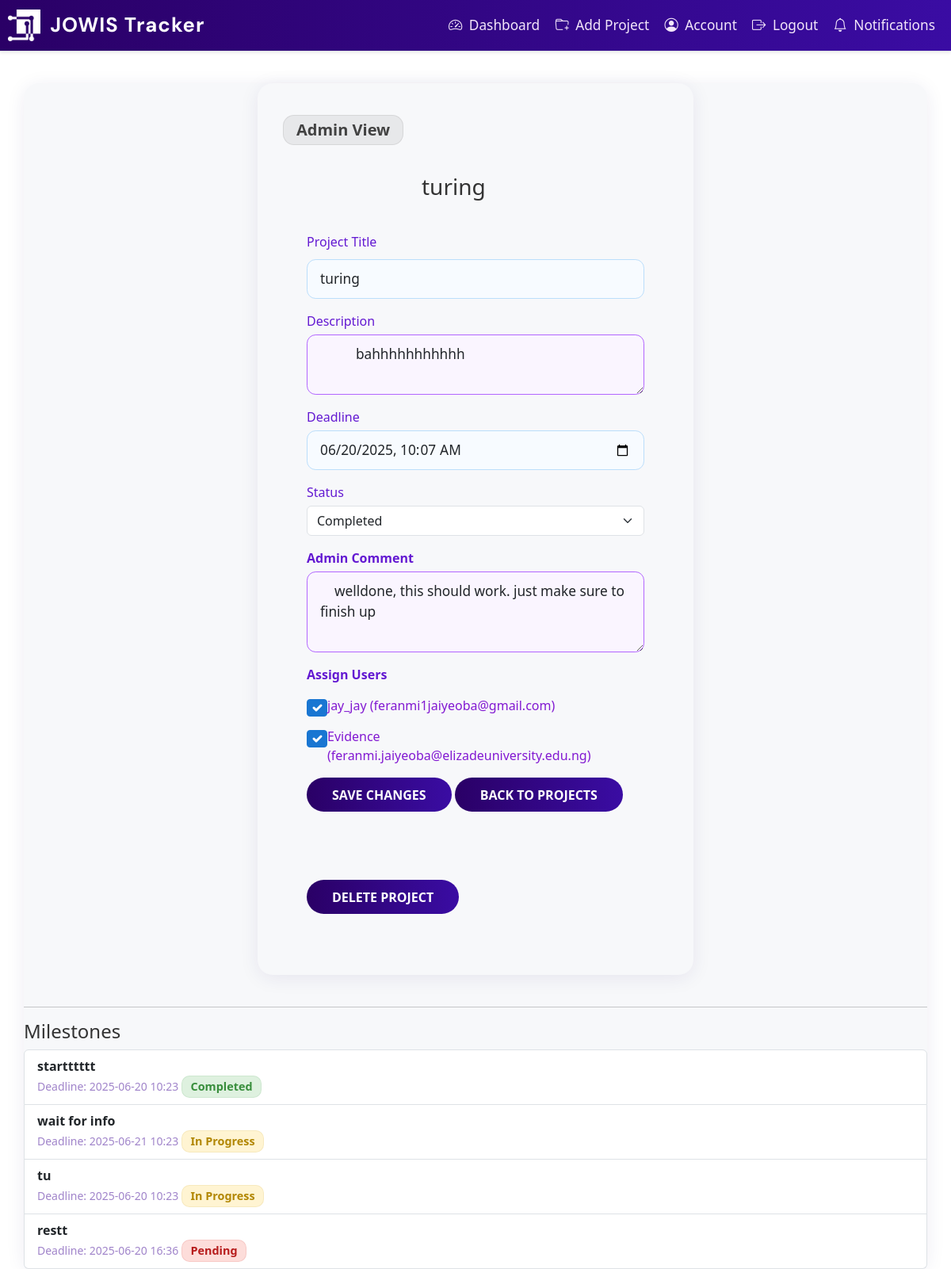
Before: /admin/projects/5 (signed in) with the older database file.
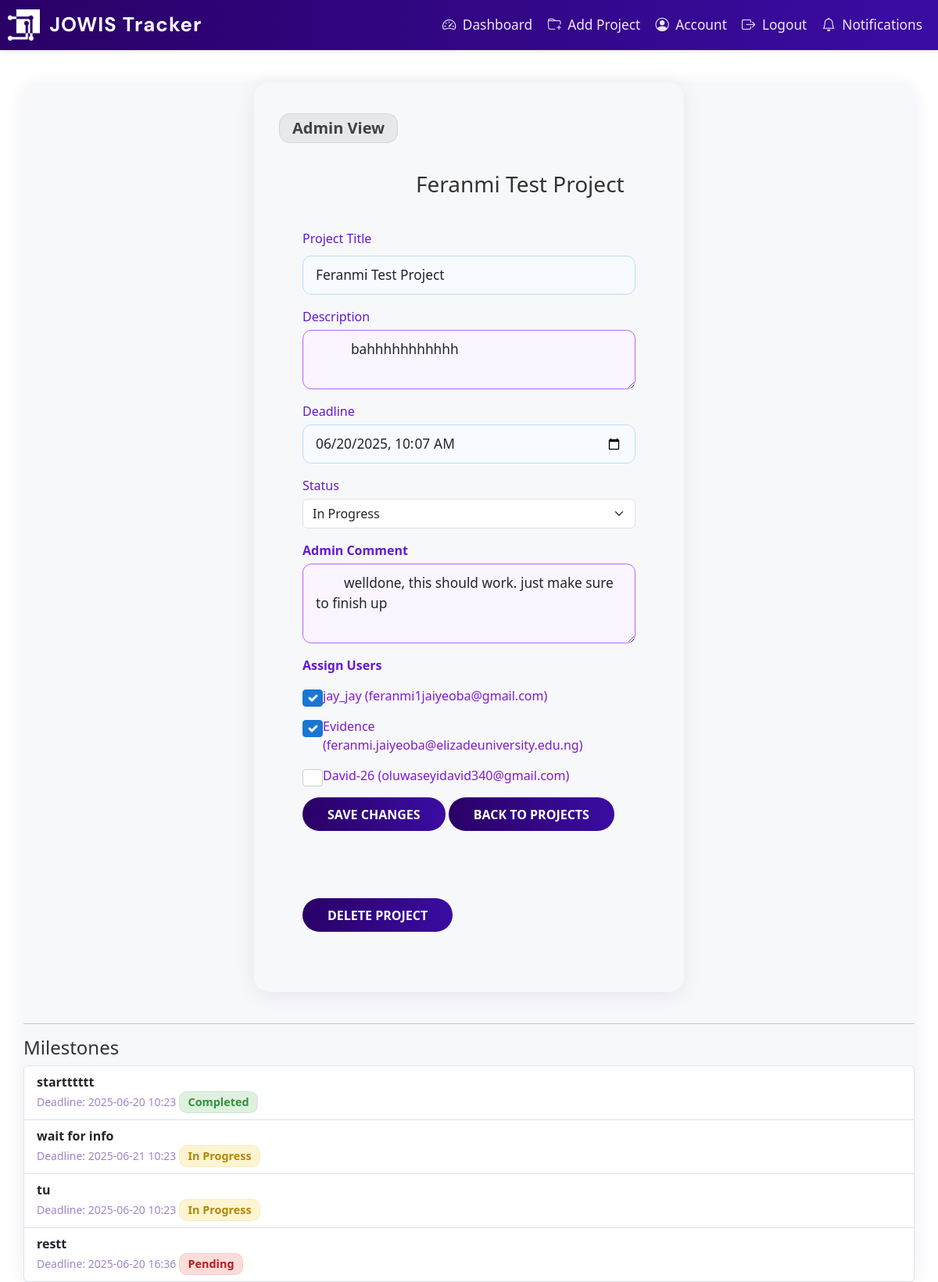
After: the same page with the newer database file.
### app/dbmodels.py (models this page shows, shortened)
class Project(db.Model):
    id = db.Column(db.Integer, primary_key=True, autoincrement=True)
    title = db.Column(db.String(150), nullable=False)
    description = db.Column(db.Text, nullable=False)
    tasks = db.relationship("Task", backref="project", cascade="all, delete-orphan", passive_deletes=True)
    milestones = db.relationship("Milestone", backref="project", cascade="all, delete-orphan", passive_deletes=True)
    deadline = db.Column(db.DateTime, nullable=False, default = datetime.now(timezone.utc)) # default to current time in UTC
    status = db.Column(db.String(20), nullable=False, default="Pending")
    comment = db.Column(db.Text, nullable=True)
    users = db.relationship(
        'User',
        secondary=project_users,
        back_populates='projects'
    )

class User(db.Model, UserMixin):
    id = db.Column(db.Integer, primary_key=True)
    username = db.Column(db.String(150), unique=True, nullable=False)
    email = db.Column(db.String(150), unique=True, nullable=False)
    password_hash = db.Column(db.String(150), nullable=False)
    tasks = db.relationship("Task", backref="assigned_to", cascade='all, delete-orphan',passive_deletes=True)
    role = db.Column(db.String(50), nullable=False, default="employee") # or admin
    must_change_password = db.Column(db.Boolean, default=True)
    projects = db.relationship(
        'Project',
        secondary=project_users,
        back_populates='users'
    )
    reset_code = db.Column(db.String(8), nullable=True)
    reset_code_expiry = db.Column(db.DateTime, nullable=True)

class Milestone(db.Model):
    id = db.Column(db.Integer, primary_key=True)
    name = db.Column(db.String(140), nullable=False)
    deadline = db.Column(db.DateTime, nullable=False)
    project_id = db.Column(db.Integer, db.ForeignKey("project.id", ondelete="CASCADE"), nullable=False) # ondelete="CASCADE" ensures that if a project is deleted, its milestones are also deleted
    tasks = db.relationship("Task", backref="milestone", lazy="dynamic")
    status = db.Column(db.String(20), nullable=False, default="Pending")

### app/routes.py (the view, shortened to what this page needs)
@main.route('/admin/projects/<int:project_id>', methods=['GET', 'POST'])
@login_required
def admin_project_detail(project_id):
    if current_user.role != "admin":
        abort(403)
    project = Project.query.get_or_404(project_id)
    employees = User.query.filter_by(role='employee').all()
    assigned_user_ids = [u.id for u in project.users]
    return render_template('admin_project_detail.html', project=project,  employees=employees, assigned_user_ids=assigned_user_ids)

### app/templates/admin_project_detail.html (shortened to what this page needs)
{% extends "base.html" %} {% block content %}
<div class="signup-container">
  <div class="d-flex align-items-center mb-3">
    <span class="badge bg-secondary py-2 px-3 fs-5">Admin View</span>
  </div>
  <h3 style="position: relative;top: 20px;left: 175px;">{{ project.title }}</h3>
  <form method="POST">
    <div class="mb-3">
      <label class="form-label">Project Title</label>
      <input
        type="text"
        name="title"
        class="form-control"
        value="{{ project.title }}"
        required
        />
      </div>
      <div class="mb-3">
        <label class="form-label">Description</label>
        <textarea name="description" class="form-control" required>
          {{ project.description }}</textarea
          >
        </div>
        <div class="mb-3">
          <label class="form-label">Deadline</label>
          <input
          type="datetime-local"
          name="deadline"
          class="form-control"
          value="{{ project.deadline.strftime('%Y-%m-%dT%H:%M') if project.deadline else '' }}"
          required
          />
        </div>
    <div class="mb-3">
  <label for="status" class="form-label">Status</label>
  <select class="form-select" id="status" name="status" required>
    <option value="In Progress" {% if project.status == 'In Progress' %}selected{% endif %}>In Progress</option>
    <option value="Completed" {% if project.status == 'Completed' %}selected{% endif %}>Completed</option>
  </select>
</div>
<div class="mb-3">
  <label for="comment" class="form-label"
  ><strong>Admin Comment</strong></label
  >
  <textarea name="comment" id="comment" class="form-control" rows="3">
    {{ project.comment or '' }}</textarea
    >
  </div>
  <div class="mb-3">
    <label class="form-label"><strong>Assign Users</strong></label>
    <div>
      {% for employee in employees %}
        <div class="form-check">
          <input
          class="form-check-input"
          type="checkbox"
          name="assigned_users"
          id="user{{ employee.id }}"
          value="{{ employee.id }}"
          {%
            if
            employee.id
            in
            assigned_user_ids
            %}checked{%
              endif
            %}
            />
          <label class="form-check-label" for="user{{ employee.id }}">
            {{ employee.username }} ({{ employee.email }})
          </label>
        </div>
        {% endfor %}
      </div>
    </div>
    <button type="submit" class="btn btn-primary">Save Changes</button>
    <a href="{{ url_for('main.admin_projects') }}" class="btn btn-secondary"
    >Back to Projects</a
    >
  </form>
  <form
  action="{{ url_for('main.delete_project', project_id=project.id) }}"
  method="POST"
  >
  <button
  type="submit"
  class="btn btn-danger mt-3"
  onclick="return confirm('Delete this project?');"
  >
  Delete Project
</button>
</form>
</div>
  <hr />
  <h4>Milestones</h4>
  {% if project.milestones %}
  <ul class="list-group">
    {% for milestone in project.milestones %}
    <li
      class="list-group-item d-flex justify-content-between align-items-center"
    >
      <div>
        <strong>{{ milestone.name }}</strong>
        <br />
        <small class="text-muted"
          >Deadline: {{ milestone.deadline.strftime('%Y-%m-%d %H:%M') if
          milestone.deadline else 'No deadline set' }}</small
        >
        <span>
          {% if milestone.status == 'Completed' %}
          <span class="badge bg-success">Completed</span>
          {% elif milestone.status == 'Pending' %}
          <span class="badge bg-danger">Pending</span>
          {% elif milestone.status == 'In Progress' %}
          <span class="badge bg-warning text-dark">In Progress</span>
          {% else %}
        <span class="badge bg-secondary">Unknown</span>
        {% endif %}
      </span>
    </div>
    </li>
    {% endfor %}
  </ul>
  {% else %}
  <p>No milestones yet.</p>
  {% endif %}
</div>
{% endblock %}

Changed rows visible on the page:
changed Project "bahhhhhhhhhhh": title "turing" → "Feranmi Test Project"; status "Completed" → "In Progress"
added User: username "David-26", email "oluwaseyidavid340@gmail.com"
